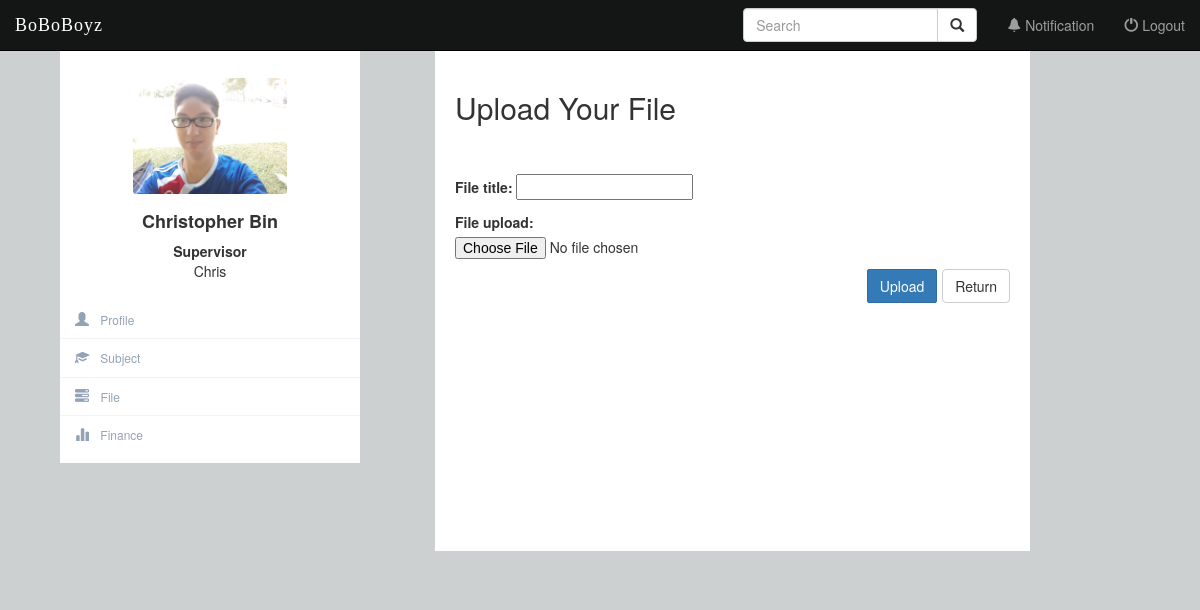
Screenshot of /file/uploads/ (signed in) with the database file from the repository.
### Profile/models.py (models this page shows, shortened)
class BaseProfile(models.Model):
    USER_TYPES = (
        ('Admin', 'Admin'),
        ('Supervisor', 'Supervisor'),
        ('Student', 'Student'),
    )
    GENDERS = (
        ('Female', 'Female'),
        ('Male', 'Male'),
    )
    user = models.OneToOneField(settings.AUTH_USER_MODEL, primary_key=True)
    user_dob = models.DateField(null=True, blank=True, verbose_name="Date of Birth")
    user_gender = models.CharField(choices=GENDERS, verbose_name="Gender", max_length=6)
    user_address = models.TextField(max_length=500, verbose_name="Address")
    user_photo = models.FileField(default="", verbose_name="Profile Picture", null=True, blank=True)
    user_type = models.CharField(choices=USER_TYPES, verbose_name="User Type", max_length=10)
    user_area = models.ForeignKey(Area, blank=True, null=True, on_delete=models.CASCADE, verbose_name="Area")
    class Meta:
        abstract = True

class Students(models.Model):
    STUDENT_TYPE = (
        ('By Research', 'By Research'),
        ('By Coursework', 'By Coursework'),
    )
    STATUS = (
        ('Active', 'Active'),
        ('Terminated', 'Terminated'),
        ('Graduated', 'Graduated'),
    )
    PROGRESS = (
        ('None', 'None'),
        ('Proposal Defense', 'Proposal Defense'),
        ('Work Completion Seminar', 'Work Completion Seminar'),
        ('Thesis Examination', 'Thesis Examination'),
        ('Viva Voce', 'Viva Voce'),
        ('Completed', 'Completed'),
    )
    user_status = models.CharField(choices=STATUS, verbose_name="Academic Status", default='Active', max_length=10)
    user_feesOwed = models.DecimalField(verbose_name="Outstanding Payment", max_digits=7,decimal_places=2,default=0)
    stud_type = models.CharField(choices=STUDENT_TYPE, verbose_name="Student Type", blank=True, null=True, max_length=13)
    br_title = models.CharField(max_length=100, verbose_name="Research Title", unique=True, null=True, blank=True)
    br_progress = models.CharField(choices=PROGRESS, verbose_name="Research Progress", default='None', max_length=23)
    bc_cgpa = MinMaxFloat(min_value=0.0, max_value=4.0, verbose_name="CGPA", default=0.0)
    class Meta:
        abstract = True

class Supervisor(models.Model):
    class Meta:
        abstract = True

class Profile(BaseProfile, Students, Supervisor):
    pass

### file/views.py (the view, shortened to what this page needs)
def upload(request):
    profile = Profile.objects.get(pk=request.user.id)
    all_profiles = Profile.objects.all().filter(
        Q(user_type="Supervisor") | Q(user_type="Student")
    ).distinct()
    query = request.GET.get("q")
    if profile.user_type == 'Supervisor':
        approved_app = Appointment.objects.filter(lecID=profile.user)
        form = ProgressForm(request.POST or None)
        if request.POST:
            if form.is_valid():
                progress = form.cleaned_data.get("br_progress")
                target_profile.br_progress = progress
                target_profile.save()
        if request.POST.get("reject"):
            appointmentID = request.POST.get('appointment_id', False)
            app = Appointment.objects.get(pk=appointmentID)
            app.status = "Reject"
            app.save()
        elif request.POST.get("accept"):
            appointmentID = request.POST.get('appointment_id', False)
            app = Appointment.objects.get(pk=appointmentID)
            app.status = "Approve"
            app.save()
            return render(request, 'file/File.html', {'my_files': my_files, 'files': files, 'profile': profile, })
    elif profile.user_type == 'Student':
        try:
            application = Application.objects.get(app_student=request.user.id)
        except Application.DoesNotExist:
            application = None
            approved_app = Appointment.objects.filter(Q(stuID=profile.user) | Q(status="Pending"))
    if profile.user_type == 'Admin':
        logout(request)
        return render(request, 'Profile/login.html', {'error_message': 'You are NOT allowed to enter this page.'})
    else:
        if request.method == 'POST':
            form = FileForm(request.POST, request.FILES)
            if form.is_valid():
                file = form.save(commit=False)
                file.owner = request.user
                file.save()
                return redirect(reverse('file:file'))
        else:
            form = FileForm()
        return render(request, 'file/upload.html', {'form': form, 'profile': profile, })

### file/forms.py
class FileForm(forms.ModelForm):
    class Meta:
        model = File
        fields = ('file_title', 'file_upload' )

### file/templates/file/upload.html (shortened to what this page needs)
<!DOCTYPE html>
<html lang="en">
{% extends 'Profile/side_bar.html' %}
{% block content %}
{% load staticfiles %}
<div class="col-md-10 col-sm-8 col-xs-12">
					<div class="form-profile table-responsive">
                        <h2>Upload Your File</h2>
                        <br/>
                        <br/>
                        <body>
                          <form method="post" enctype="multipart/form-data">
                            {{ form.as_p }}
                            <p><a href="{% url 'file:file' %}" class = "btn btn-default pull-right">Return</a></p>
                            <button type="submit" class = "btn btn-primary pull-right">Upload</button>
                          </form>
                        </body>
{% endblock %}

### Profile/templates/Profile/side_bar.html (shortened to what this page needs)
{% extends 'Profile/navigation_bar.html' %}
{% block body %}
{% load staticfiles %}
<div class="container-fluid">
	<div class="row profile">
		<div class="col-md-4 col-sm-4 hidden-xs ">
			<div class="profile-sidebar col-md-3 col-sm-3" id="profile-sidebar">
				<div class="profile-userpic">
					<center>
						<button type="button" class="btn btn-userpic">
							{% if profile.user_photo %}
								<img src="{{ profile.user_photo.url }}" class="img-responsive" alt="">
							{% else %}
								<img src="{% static 'Profile/image/default.png' %}" class="img-responsive" alt="">
							{% endif %}
						</button>
					</center>
				</div>
				<div class="profile-usertitle">
					<h4><strong>{{ profile.user.first_name }} {{ profile.user.last_name }}</strong></h4>
					<div>
						<strong>
							{% if profile.user_type == 'Student' %}
								{% if profile.stud_type == 'By Research' %}
									Research Student
								{% elif profile.stud_type == 'By Coursework'%}
									Coursework Student
								{% endif %}
							{% else %}
								{{ profile.user_type }}
							{% endif %}
						</strong>
					</div>
					<div>
						{{ profile.user.username }}
					</div>
				</div>
				<div class="profile-usermenu">
					<ul class = "nav navbar-fixed-left">
						<li {% if request.resolver_match.url_name == 'home' %}class="active"{% endif %}>
							<a href="{% url 'Profile:home' %}">
							<span class= "glyphicon glyphicon-user"></span>
							Profile</a>
						</li>
						<li {% if request.resolver_match.url_name == 'subject' %}class="active"{% endif %}>
							<a href="{% url 'subject:subject' %}">
							<span class= "glyphicon glyphicon-education"></span>
							Subject</a>
						</li>
						<li {% if request.resolver_match.url_name == 'file' %}class="active"{% endif %}>
							<a href="{% url 'file:file' %}">
							<span class= "glyphicon glyphicon-tasks"></span>
							File</a>
						</li>
						<li  {% if request.resolver_match.url_name == 'account' %}class="active"{% endif %}>
							<a href="{% url 'Transaction:account' %}">
							<span class= "glyphicon glyphicon-stats"></span>
							Finance</a>
						</li>
					</ul>
				</div>
			</div>
		</div>
		<div class="col-md-8 col-sm-8 col-xs-12">
			{% block content %}
			{% endblock %}
		</div>
	</div>
</div>
{% endblock %}

### Profile/static/Profile/css/navbar.css (style rules this page uses)
body { background:#ccd0d1; }
.profile { margin:1px 0; }
.profile-sidebar { padding: 20px 0 10px 0; background:white; margin-top:50px; margin-left:30px; min-width: 200px; min-height: 400px; }
.profile-userpic img { float: none; margin:0 auto; width:100%; height:100%; border-radius:3px; }
.profile-usertitle { text-align:center; margin-top:7px; }
.profile-usermenu { margin-top:20px; }
.profile ul li { border-bottom:1px solid #f0f4f7; }
.profile ul li:last-child { border-bottom: none; }
.profile ul li a { color:#93a3b5; font-size:12px; font-weight:400; }
.profile ul li a span { margin-right:8px; font-size:14px; }
.form-profile { margin-top:50px; padding:20px; background:rgba(255,255,255,1); min-height:500px; margin-bottom:30px; }
.btn-primary { border-radius: 2px; margin-right: 5px; }
.btn-userpic { background-color: rgba(255,255,255,0); border: 1px solid rgba(255,255,255,0); height:75%; width:60%; }

### rows the page displays
Profile: user_photo (picture), user.first_name "Christopher", user.last_name "Bin", user_type "Supervisor", user.username "Chris"
